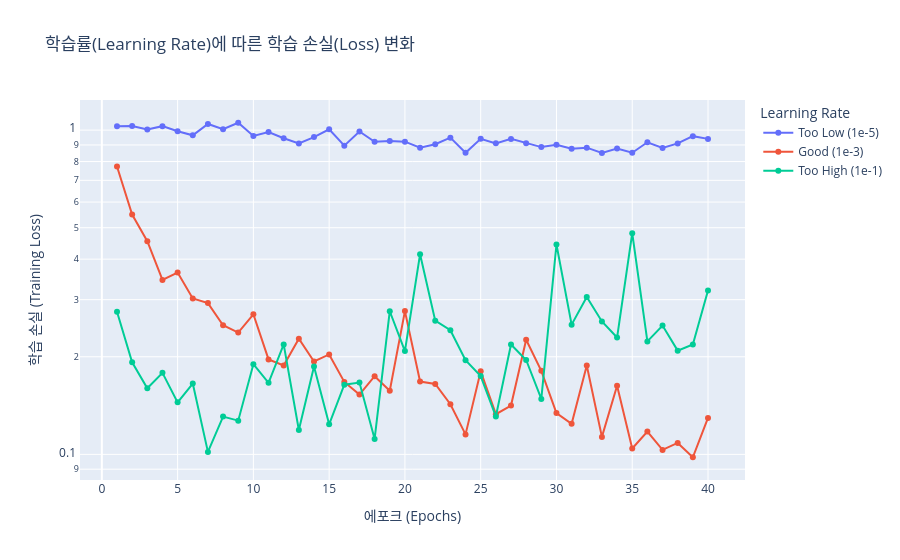

Notebook cell for this chart:
### Code cell
# 4. 결과 시각화
fig = go.Figure()
epochs = list(range(1, 41))

fig.add_trace(go.Scatter(x=epochs, y=lr_low_history, name='Too Low (1e-5)', mode='lines+markers'))
fig.add_trace(go.Scatter(x=epochs, y=lr_good_history, name='Good (1e-3)', mode='lines+markers'))
fig.add_trace(go.Scatter(x=epochs, y=lr_high_history, name='Too High (1e-1)', mode='lines+markers'))

fig.update_layout(
    title='학습률(Learning Rate)에 따른 학습 손실(Loss) 변화',
    xaxis_title='에포크 (Epochs)',
    yaxis_title='학습 손실 (Training Loss)',
    yaxis_type="log", # 손실 값의 큰 차이를 보기 위해 y축을 로그 스케일로 설정
    legend_title="Learning Rate"
)
fig.show()

### Figure 1 — Plotly figure (JSON) as saved in the notebook; plotly's stock layout.template omitted (floating-point values rounded to 4 significant figures)
{"data": [{"mode": "lines+markers", "name": "Too Low (1e-5)", "type": "scatter", "x": [1, 2, 3, 4, 5, 6, 7, 8, 9, 10, 11, 12, 13, 14, 15, 16, 17, 18, 19, 20, 21, 22, 23, 24, 25, 26, 27, 28, 29, 30, 31, 32, 33, 34, 35, 36, 37, 38, 39, 40], "y": [1.027, 1.029, 1.004, 1.028, 0.9918, 0.9637, 1.044, 1.006, 1.054, 0.9592, 0.9864, 0.9442, 0.9095, 0.9514, 1.005, 0.8953, 0.9906, 0.9209, 0.9261, 0.9214, 0.883, 0.9043, 0.948, 0.8514, 0.9405, 0.9103, 0.9395, 0.911, 0.8864, 0.9015, 0.8764, 0.8829, 0.8507, 0.8774, 0.8516, 0.9173, 0.8813, 0.9098, 0.958, 0.9396]}, {"mode": "lines+markers", "name": "Good (1e-3)", "type": "scatter", "x": [1, 2, 3, 4, 5, 6, 7, 8, 9, 10, 11, 12, 13, 14, 15, 16, 17, 18, 19, 20, 21, 22, 23, 24, 25, 26, 27, 28, 29, 30, 31, 32, 33, 34, 35, 36, 37, 38, 39, 40], "y": [0.7726, 0.549, 0.4543, 0.3452, 0.3639, 0.3027, 0.2927, 0.2501, 0.2374, 0.2704, 0.1963, 0.1879, 0.2274, 0.1934, 0.2033, 0.1672, 0.1529, 0.1742, 0.157, 0.2765, 0.1677, 0.1649, 0.1428, 0.1152, 0.1805, 0.133, 0.1415, 0.2256, 0.181, 0.134, 0.1242, 0.188, 0.1132, 0.1628, 0.1042, 0.1175, 0.1032, 0.1085, 0.09797, 0.1295]}, {"mode": "lines+markers", "name": "Too High (1e-1)", "type": "scatter", "x": [1, 2, 3, 4, 5, 6, 7, 8, 9, 10, 11, 12, 13, 14, 15, 16, 17, 18, 19, 20, 21, 22, 23, 24, 25, 26, 27, 28, 29, 30, 31, 32, 33, 34, 35, 36, 37, 38, 39, 40], "y": [0.2753, 0.1923, 0.1598, 0.1784, 0.1447, 0.1654, 0.1018, 0.1308, 0.1271, 0.1897, 0.1662, 0.2183, 0.1189, 0.1866, 0.1238, 0.164, 0.1665, 0.1116, 0.2763, 0.2082, 0.4142, 0.2585, 0.2415, 0.1953, 0.1744, 0.1309, 0.2182, 0.1955, 0.1482, 0.4439, 0.2512, 0.3056, 0.2569, 0.2293, 0.4808, 0.223, 0.2496, 0.2089, 0.2182, 0.3201]}], "layout": {"legend": {"title": {"text": "Learning Rate"}}, "title": {"text": "학습률(Learning Rate)에 따른 학습 손실(Loss) 변화"}, "xaxis": {"title": {"text": "에포크 (Epochs)"}}, "yaxis": {"title": {"text": "학습 손실 (Training Loss)"}, "type": "log"}}}
